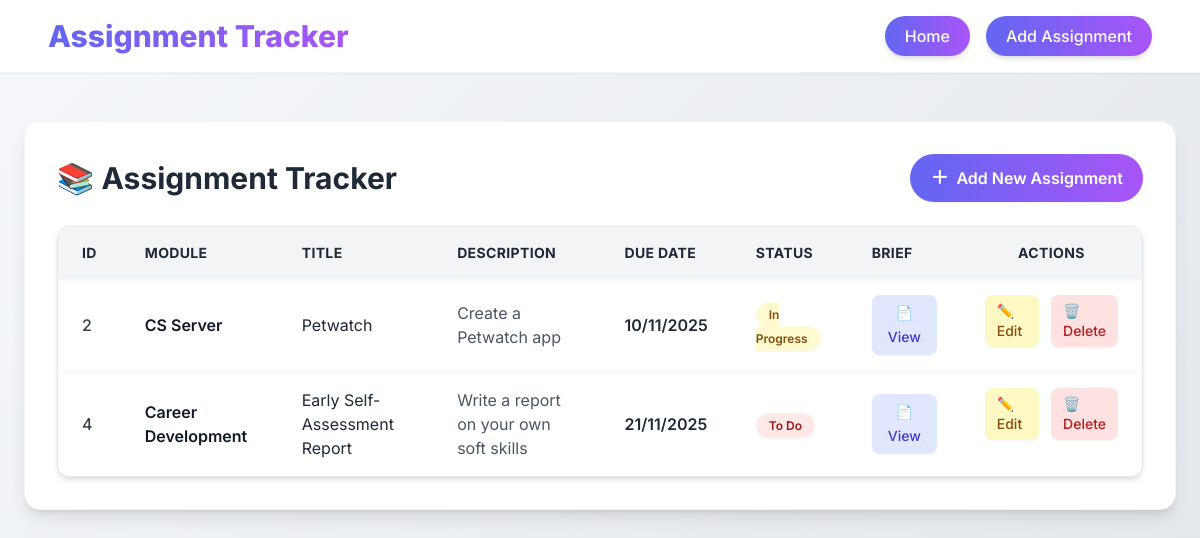
The page / on the database its author committed.
### tables this page shows
CREATE TABLE assignments (
            id INTEGER PRIMARY KEY AUTOINCREMENT,
            module TEXT NOT NULL,
            title TEXT NOT NULL,
            description TEXT,
            due_date TEXT NOT NULL,
            status TEXT DEFAULT 'To Do'
        , brief TEXT);

### Controllers/AssignmentController.php (called while the page is built, shortened)
<?php
require_once 'Models/AssignmentDataSet.php';
class AssignmentController
{
    private $assignmentDataSet;
    public function __construct()
    {
        $this->assignmentDataSet = new AssignmentDataSet();
    }
    public function index()
    {
        $assignments = $this->assignmentDataSet->getAllAssignments();
        require 'Views/assignments.phtml';
    }
}

### Models/Database.php (called while the page is built)
<?php
class Database
{
    private static $dbInstance = null;
    public static function getInstance()
    {
        if (self::$dbInstance === null) {
            $dbPath = __DIR__ . '/../Database/assignments.db';
            self::$dbInstance = new PDO('sqlite:' . $dbPath);
            self::$dbInstance->setAttribute(PDO::ATTR_ERRMODE, PDO::ERRMODE_EXCEPTION);
        }
        return self::$dbInstance;
    }
}

### Models/AssignmentDataSet.php (called while the page is built, shortened)
<?php
require_once 'Database.php';
class AssignmentDataSet
{
    private $db;
    public function __construct()
    {
        $this->db = Database::getInstance();
    }
    public function getAllAssignments()
    {
        $sql = 'SELECT * FROM assignments ORDER BY due_date ASC';
        $stmt = $this->db->prepare($sql);
        $stmt->execute();
        return $stmt->fetchAll(PDO::FETCH_ASSOC);
    }
}

### Views/assignments.phtml (the view)
<?php require 'Views/template/header.phtml'; ?>
<div class="max-w-6xl mx-auto mt-12 bg-white rounded-2xl shadow-lg p-8 border border-gray-100">
    <div class="flex items-center justify-between mb-6">
        <h1 class="text-3xl font-bold text-gray-800 flex items-center gap-2">
            📚 Assignment Tracker
        </h1>
        <a href="index.php?action=add"
           class="inline-flex items-center gap-2 px-5 py-2.5 text-white font-semibold bg-gradient-to-r from-indigo-500 to-purple-500 rounded-full shadow-sm hover:shadow-md hover:from-indigo-600 hover:to-purple-600 transition-all">
           <span class="text-lg">＋</span> Add New Assignment
        </a>
    </div>
    <?php if (empty($assignments)): ?>
        <p class="text-gray-600">No assignments yet. Add one above!</p>
    <?php else: ?>
        <div class="overflow-x-auto rounded-xl border border-gray-200 shadow-md bg-white">
            <table class="w-full text-left border-collapse rounded-xl overflow-hidden">
                <thead class="bg-gray-100 text-gray-800 uppercase text-sm font-semibold tracking-wide shadow-sm">
                    <tr>
                        <th class="px-6 py-4">ID</th>
                        <th class="px-6 py-4">Module</th>
                        <th class="px-6 py-4">Title</th>
                        <th class="px-6 py-4">Description</th>
                        <th class="px-6 py-4">Due Date</th>
                        <th class="px-6 py-4">Status</th>
                        <th class="px-6 py-4">Brief</th>
                        <th class="px-6 py-4 text-center">Actions</th>
                    </tr>
                </thead>
                <tbody class="divide-y divide-gray-100">
                <?php foreach ($assignments as $assignment): ?>
                    <tr class="hover:bg-indigo-50/50 transition-all duration-300 hover:scale-[1.01]">
                        <td class="px-6 py-4 text-gray-700 font-medium"><?= htmlspecialchars($assignment['id']); ?></td>
                        <td class="px-6 py-4 font-semibold text-gray-900"><?= htmlspecialchars($assignment['module']); ?></td>
                        <td class="px-6 py-4 text-gray-800"><?= htmlspecialchars($assignment['title']); ?></td>
                        <td class="px-6 py-4 text-gray-600"><?= htmlspecialchars($assignment['description']); ?></td>
                        <td class="px-6 py-4 font-semibold text-gray-800"><?= htmlspecialchars($assignment['due_date']); ?></td>
                        <td class="px-6 py-4">
                            <?php
                                $status = $assignment['status'];
                                $statusClasses = [
                                    'Done' => 'bg-green-100/80 text-green-800 shadow-sm',
                                    'In Progress' => 'bg-yellow-100/80 text-yellow-800 shadow-sm',
                                    'To Do' => 'bg-red-100/80 text-red-800 shadow-sm'
                                ];
                                $badgeClass = $statusClasses[$status] ?? 'bg-gray-100 text-gray-800';
                            ?>
                            <span class="px-3 py-1 rounded-full text-xs font-semibold <?= $badgeClass; ?> backdrop-blur-sm transition-all shadow-sm border border-white/40">
                                <?= htmlspecialchars($status); ?>
                            </span>
                        </td>
                        <td class="px-6 py-4 text-center">
                            <?php if (!empty($assignment['brief'])): ?>
                                <a href="<?= htmlspecialchars($assignment['brief']); ?>"
                                   target="_blank"
                                   class="inline-flex flex-col items-center justify-center px-4 py-2 rounded-lg text-sm font-medium bg-indigo-100 text-indigo-700 hover:bg-indigo-200 transition-all duration-200 shadow-sm hover:shadow">
                                   📄 <span class="mt-1">View</span>
                                </a>
                            <?php else: ?>
                                <span class="inline-flex flex-col items-center justify-center px-4 py-2 rounded-lg text-sm font-medium bg-gray-100 text-gray-400 cursor-not-allowed">
                                   📄 <span class="mt-1">No File</span>
                                </span>
                            <?php endif; ?>
                        </td>
                        <td class="px-6 py-4 flex justify-center items-center gap-3">
                            <a href="index.php?action=edit&id=<?= $assignment['id']; ?>"
                               class="inline-flex items-center gap-1 px-3 py-1.5 rounded-lg text-sm font-medium bg-yellow-100 text-yellow-800 hover:bg-yellow-200 transition-all duration-200 shadow-sm hover:shadow">
                               ✏️ Edit
                            </a>
                            <a href="index.php?action=delete&id=<?= $assignment['id']; ?>"
                               class="inline-flex items-center gap-1 px-3 py-1.5 rounded-lg text-sm font-medium bg-red-100 text-red-700 hover:bg-red-200 transition-all duration-200 shadow-sm hover:shadow"
                               onclick="return confirm('Are you sure you want to delete this assignment?');">
                               🗑️ Delete
                            </a>
                        </td>
                    </tr>
                <?php endforeach; ?>
                </tbody>
            </table>
        </div>
    <?php endif; ?>
</div>
<?php require 'Views/template/footer.phtml'; ?>

### index.php (shortened to what this page needs)
<?php
require_once 'Controllers/AssignmentController.php';
$controller = new AssignmentController();
$action = $_GET['action'] ?? 'index';
switch ($action) {
    default:
        $controller->index();
        break;
}

### Views/template/header.phtml (shortened to what this page needs)
<!DOCTYPE html>
<html lang="en">
<head>
    <script src="https://cdn.tailwindcss.com"></script>
    <link href="https://cdn.jsdelivr.net/npm/flowbite@2.3.0/dist/flowbite.min.css" rel="stylesheet">
    <link rel="stylesheet" href="css/style.css">
</head>
<body class="bg-gray-50 text-gray-800 font-[Inter]">
<nav class="sticky top-0 z-50 bg-white shadow-sm border-b border-gray-100">
  <div class="max-w-6xl mx-auto flex items-center justify-between px-6 py-4">
    <a href="index.php" class="text-3xl font-extrabold bg-gradient-to-r from-indigo-500 to-purple-500 bg-clip-text text-transparent select-none">
    </a>
    <div class="flex items-center gap-4">
      <a href="index.php" class="px-5 py-2 rounded-full bg-gradient-to-r from-indigo-500 to-purple-500 text-white font-medium shadow-md hover:shadow-lg hover:opacity-90 transition-all duration-300">
        Home
      </a>
      <a href="index.php?action=add" class="px-5 py-2 rounded-full bg-gradient-to-r from-indigo-500 to-purple-500 text-white font-medium shadow-md hover:shadow-lg hover:opacity-90 transition-all duration-300">
        Add Assignment
      </a>
    </div>
  </div>
</nav></body>
</html>

### Views/template/footer.phtml (shortened to what this page needs)
<footer class="bg-dark text-light text-center py-3 mt-4">
</footer>
</body>
</html>

### css/style.css (style rules this page uses)
body { background: linear-gradient(135deg, #f5f7fa, #e4e7eb); font-family: 'Inter', sans-serif; color: #333; transition: background 0.3s ease; }

### Views/template/header.phtml (style rules this page uses)
body { font-family: 'Inter', sans-serif; background-color: #ffffff; }

### rows shown on the page
assignments: id "2", module "CS Server", title "Petwatch", description "Create a Petwatch app", due_date "10/11/2025", status "In Progress"
assignments: id "4", module "Career Development", title "Early Self-Assessment Report", description "Write a report on your own soft skills", due_date "21/11/2025", status "To Do"
